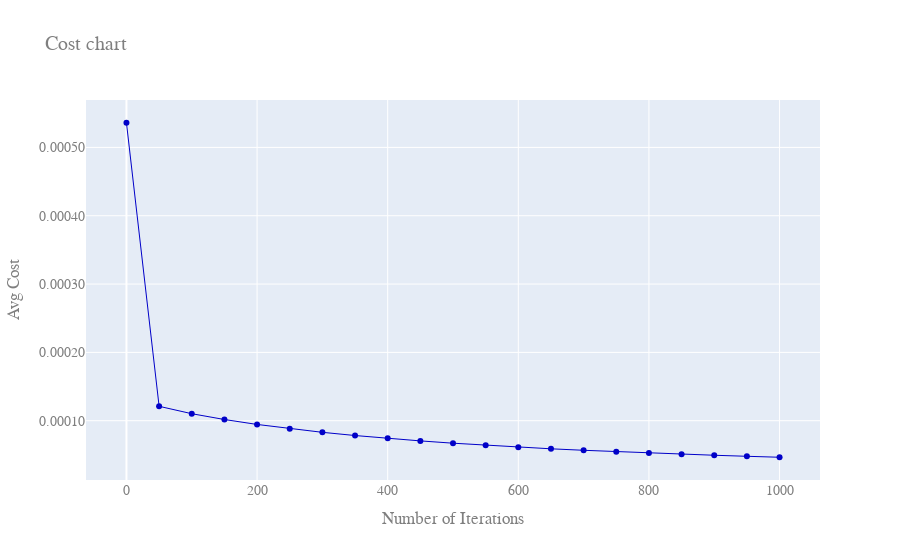

Notebook source saved alongside this figure:
### Code cell
f = create_figure()
plot_figure(f, np.mean(historic_cost,axis=0))

### Figure 1 — Plotly figure (JSON) as saved in the notebook; plotly's stock layout.template omitted (floating-point values rounded to 4 significant figures)
{"data": [{"line": {"color": "rgb(0, 0, 200)", "width": 1}, "mode": "lines+markers", "name": "AVG Train Cost", "textposition": "bottom center", "type": "scatter", "x": [0, 50, 100, 150, 200, 250, 300, 350, 400, 450, 500, 550, 600, 650, 700, 750, 800, 850, 900, 950, 1000], "y": [0.0005361, 0.0001211, 0.0001102, 0.0001018, 9.452e-05, 8.832e-05, 8.299e-05, 7.831e-05, 7.416e-05, 7.044e-05, 6.708e-05, 6.404e-05, 6.13e-05, 5.887e-05, 5.669e-05, 5.468e-05, 5.28e-05, 5.105e-05, 4.943e-05, 4.791e-05, 4.651e-05]}], "layout": {"font": {"color": "#7f7f7f", "family": "Courier New, monospace", "size": 14}, "title": {"text": "Cost chart"}, "xaxis": {"title": {"text": "Number of Iterations"}}, "yaxis": {"tickformat": ".5f", "title": {"text": "Avg Cost"}}}}
